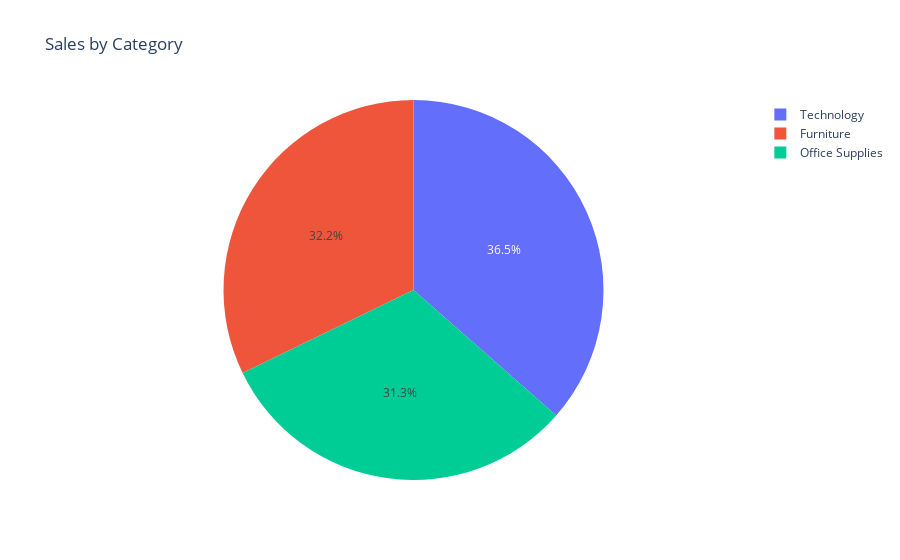

The notebook cell this image was saved under:
### Code cell
fig = px.pie(top_categories, names='category', values='sales',
             title='Sales by Category')
fig.show()

### Figure 1 — Plotly figure (JSON) as saved in the notebook; plotly's stock layout.template omitted (floating-point values rounded to 4 significant figures)
{"data": [{"domain": {"x": [0, 1], "y": [0, 1]}, "hovertemplate": "category=%{label}<br>sales=%{value}<extra></extra>", "labels": ["Technology", "Furniture", "Office Supplies"], "legendgroup": "", "name": "", "showlegend": true, "type": "pie", "values": [834600.0, 736900.0, 716800.0]}], "layout": {"legend": {"tracegroupgap": 0}, "title": {"text": "Sales by Category"}}}
